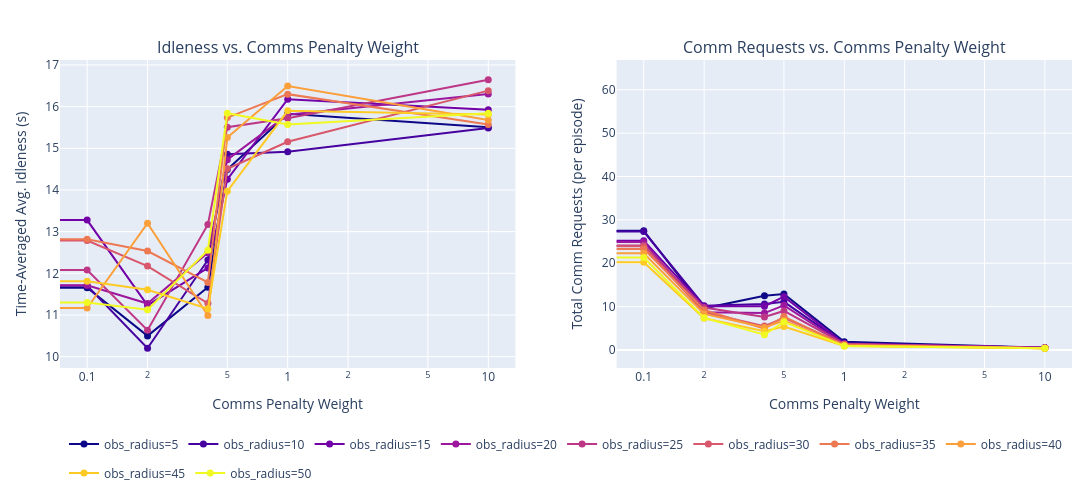

Source (notebook cell):
### Markdown cell above
### Penalty Sweep: Idleness and Comm Rate vs. Penalty Weight

Ablation-specific view: at each observation radius, plot idleness and comm rate as a function
of the penalty weight. This makes the monotonicity of the trade-off (or lack thereof) directly
visible — the x-axis is the swept hyperparameter, not the eval setting.

### Code cell
from plotly.subplots import make_subplots

# Pivot summary by observation radius -> per-radius series across penalty weights.
all_radii = sorted({r for s in summary.values() for r in s['obs_radius']})
penalties = [_series_penalty(s) for s in series_order]

radius_colors = dict(zip(
    all_radii,
    px.colors.sample_colorscale('Plasma', [i / max(len(all_radii) - 1, 1) for i in range(len(all_radii))]),
))

fig = make_subplots(
    rows=1, cols=2,
    subplot_titles=("Idleness vs. Comms Penalty Weight", "Comm Requests vs. Comms Penalty Weight"),
    shared_xaxes=False,
)

for r in all_radii:
    color = radius_colors[r]
    ws, idl, req = [], [], []
    for series, w in zip(series_order, penalties):
        s = summary[series]
        if r in s['obs_radius']:
            i = s['obs_radius'].index(r)
            ws.append(w)
            idl.append(s['idleness_mean'][i])
            req.append(s['requests_mean'][i])
    fig.add_trace(go.Scatter(
        x=ws, y=idl, mode='lines+markers',
        name=f"obs_radius={r:g}", legendgroup=f"r{r}",
        line=dict(color=color), marker=dict(color=color, size=7),
    ), row=1, col=1)
    fig.add_trace(go.Scatter(
        x=ws, y=req, mode='lines+markers',
        name=f"obs_radius={r:g}", legendgroup=f"r{r}", showlegend=False,
        line=dict(color=color), marker=dict(color=color, size=7),
    ), row=1, col=2)

fig.update_xaxes(title_text="Comms Penalty Weight", type='log', row=1, col=1)
fig.update_xaxes(title_text="Comms Penalty Weight", type='log', row=1, col=2)
fig.update_yaxes(title_text="Time-Averaged Avg. Idleness (s)", row=1, col=1)
fig.update_yaxes(title_text="Total Comm Requests (per episode)", row=1, col=2)

fig.update_layout(
    height=500, width=1100, hovermode='closest',
    margin=dict(l=60, r=20, t=60, b=80),
    legend=dict(orientation='h', yanchor='top', y=-0.2, xanchor='center', x=0.5),
)
fig.show()

### Figure 1 — Plotly figure (JSON) as saved in the notebook; plotly's stock layout.template omitted (floating-point values rounded to 4 significant figures)
{"data": [{"legendgroup": "r5.0", "line": {"color": "rgb(13, 8, 135)"}, "marker": {"color": "rgb(13, 8, 135)", "size": 7}, "mode": "lines+markers", "name": "obs_radius=5", "type": "scatter", "x": [0, 0.1, 0.2, 0.4, 0.5, 1, 10], "xaxis": "x", "y": [11.6, 11.65, 10.5, 11.67, 14.49, 15.83, 15.51], "yaxis": "y"}, {"legendgroup": "r5.0", "line": {"color": "rgb(13, 8, 135)"}, "marker": {"color": "rgb(13, 8, 135)", "size": 7}, "mode": "lines+markers", "name": "obs_radius=5", "showlegend": false, "type": "scatter", "x": [0, 0.1, 0.2, 0.4, 0.5, 1, 10], "xaxis": "x2", "y": [62.3, 27.5, 9.6, 12.5, 12.9, 1.9, 0.5], "yaxis": "y2"}, {"legendgroup": "r10.0", "line": {"color": "rgb(70, 3, 159)"}, "marker": {"color": "rgb(70, 3, 159)", "size": 7}, "mode": "lines+markers", "name": "obs_radius=10", "type": "scatter", "x": [0, 0.1, 0.2, 0.4, 0.5, 1, 10], "xaxis": "x", "y": [12.88, 11.7, 10.2, 12.32, 14.86, 14.92, 15.49], "yaxis": "y"}, {"legendgroup": "r10.0", "line": {"color": "rgb(70, 3, 159)"}, "marker": {"color": "rgb(70, 3, 159)", "size": 7}, "mode": "lines+markers", "name": "obs_radius=10", "showlegend": false, "type": "scatter", "x": [0, 0.1, 0.2, 0.4, 0.5, 1, 10], "xaxis": "x2", "y": [60.8, 27.3, 10.2, 10.6, 11.1, 1.5, 0.5], "yaxis": "y2"}, {"legendgroup": "r15.0", "line": {"color": "rgb(114, 1, 168)"}, "marker": {"color": "rgb(114, 1, 168)", "size": 7}, "mode": "lines+markers", "name": "obs_radius=15", "type": "scatter", "x": [0, 0.1, 0.2, 0.4, 0.5, 1, 10], "xaxis": "x", "y": [12.49, 13.28, 11.23, 12.13, 14.25, 16.18, 15.92], "yaxis": "y"}, {"legendgroup": "r15.0", "line": {"color": "rgb(114, 1, 168)"}, "marker": {"color": "rgb(114, 1, 168)", "size": 7}, "mode": "lines+markers", "name": "obs_radius=15", "showlegend": false, "type": "scatter", "x": [0, 0.1, 0.2, 0.4, 0.5, 1, 10], "xaxis": "x2", "y": [59.9, 25.2, 10.1, 10.1, 12.3, 1.5, 0.5], "yaxis": "y2"}, {"legendgroup": "r20.0", "line": {"color": "rgb(156, 23, 158)"}, "marker": {"color": "rgb(156, 23, 158)", "size": 7}, "mode": "lines+markers", "name": "obs_radius=20", "type": "scatter", "x": [0, 0.1, 0.2, 0.4, 0.5, 1, 10], "xaxis": "x", "y": [14.65, 11.71, 11.27, 12.49, 14.73, 15.81, 16.31], "yaxis": "y"}, {"legendgroup": "r20.0", "line": {"color": "rgb(156, 23, 158)"}, "marker": {"color": "rgb(156, 23, 158)", "size": 7}, "mode": "lines+markers", "name": "obs_radius=20", "showlegend": false, "type": "scatter", "x": [0, 0.1, 0.2, 0.4, 0.5, 1, 10], "xaxis": "x2", "y": [60.5, 24.9, 8.7, 8.5, 10.3, 1.3, 0.5], "yaxis": "y2"}, {"legendgroup": "r25.0", "line": {"color": "rgb(189, 55, 134)"}, "marker": {"color": "rgb(189, 55, 134)", "size": 7}, "mode": "lines+markers", "name": "obs_radius=25", "type": "scatter", "x": [0, 0.1, 0.2, 0.4, 0.5, 1, 10], "xaxis": "x", "y": [12.11, 12.08, 10.64, 13.17, 15.51, 15.72, 16.64], "yaxis": "y"}, {"legendgroup": "r25.0", "line": {"color": "rgb(189, 55, 134)"}, "marker": {"color": "rgb(189, 55, 134)", "size": 7}, "mode": "lines+markers", "name": "obs_radius=25", "showlegend": false, "type": "scatter", "x": [0, 0.1, 0.2, 0.4, 0.5, 1, 10], "xaxis": "x2", "y": [56.6, 24.1, 9.8, 7.6, 9, 1.4, 0.5], "yaxis": "y2"}, {"legendgroup": "r30.0", "line": {"color": "rgb(216, 87, 107)"}, "marker": {"color": "rgb(216, 87, 107)", "size": 7}, "mode": "lines+markers", "name": "obs_radius=30", "type": "scatter", "x": [0, 0.1, 0.2, 0.4, 0.5, 1, 10], "xaxis": "x", "y": [13.36, 12.79, 12.17, 11.28, 14.51, 15.16, 16.38], "yaxis": "y"}, {"legendgroup": "r30.0", "line": {"color": "rgb(216, 87, 107)"}, "marker": {"color": "rgb(216, 87, 107)", "size": 7}, "mode": "lines+markers", "name": "obs_radius=30", "showlegend": false, "type": "scatter", "x": [0, 0.1, 0.2, 0.4, 0.5, 1, 10], "xaxis": "x2", "y": [57.1, 23.9, 8.7, 5.5, 7.4, 1.3, 0.4], "yaxis": "y2"}, {"legendgroup": "r35.0", "line": {"color": "rgb(237, 121, 83)"}, "marker": {"color": "rgb(237, 121, 83)", "size": 7}, "mode": "lines+markers", "name": "obs_radius=35", "type": "scatter", "x": [0, 0.1, 0.2, 0.4, 0.5, 1, 10], "xaxis": "x", "y": [11.11, 12.82, 12.53, 11.78, 15.74, 16.3, 15.57], "yaxis": "y"}, {"legendgroup": "r35.0", "line": {"color": "rgb(237, 121, 83)"}, "marker": {"color": "rgb(237, 121, 83)", "size": 7}, "mode": "lines+markers", "name": "obs_radius=35", "showlegend": false, "type": "scatter", "x": [0, 0.1, 0.2, 0.4, 0.5, 1, 10], "xaxis": "x2", "y": [56.8, 23.3, 9.2, 4.9, 7.7, 1.1, 0.4], "yaxis": "y2"}, {"legendgroup": "r40.0", "line": {"color": "rgb(251, 159, 58)"}, "marker": {"color": "rgb(251, 159, 58)", "size": 7}, "mode": "lines+markers", "name": "obs_radius=40", "type": "scatter", "x": [0, 0.1, 0.2, 0.4, 0.5, 1, 10], "xaxis": "x", "y": [11.48, 11.17, 13.2, 10.99, 15.26, 16.49, 15.68], "yaxis": "y"}, {"legendgroup": "r40.0", "line": {"color": "rgb(251, 159, 58)"}, "marker": {"color": "rgb(251, 159, 58)", "size": 7}, "mode": "lines+markers", "name": "obs_radius=40", "showlegend": false, "type": "scatter", "x": [0, 0.1, 0.2, 0.4, 0.5, 1, 10], "xaxis": "x2", "y": [53.5, 22.3, 8.3, 5.2, 6.8, 1, 0.4], "yaxis": "y2"}, {"legendgroup": "r45.0", "line": {"color": "rgb(253, 202, 38)"}, "marker": {"color": "rgb(253, 202, 38)", "size": 7}, "mode": "lines+markers", "name": "obs_radius=45", "type": "scatter", "x": [0, 0.1, 0.2, 0.4, 0.5, 1, 10], "xaxis": "x", "y": [12.2, 11.81, 11.6, 11.15, 13.97, 15.9, 15.81], "yaxis": "y"}, {"legendgroup": "r45.0", "line": {"color": "rgb(253, 202, 38)"}, "marker": {"color": "rgb(253, 202, 38)", "size": 7}, "mode": "lines+markers", "name": "obs_radius=45", "showlegend": false, "type": "scatter", "x": [0, 0.1, 0.2, 0.4, 0.5, 1, 10], "xaxis": "x2", "y": [53.6, 20.2, 7.3, 4.3, 5.4, 0.9, 0.4], "yaxis": "y2"}, {"legendgroup": "r50.0", "line": {"color": "rgb(240, 249, 33)"}, "marker": {"color": "rgb(240, 249, 33)", "size": 7}, "mode": "lines+markers", "name": "obs_radius=50", "type": "scatter", "x": [0, 0.1, 0.2, 0.4, 0.5, 1, 10], "xaxis": "x", "y": [12.24, 11.3, 11.13, 12.55, 15.84, 15.57, 15.84], "yaxis": "y"}, {"legendgroup": "r50.0", "line": {"color": "rgb(240, 249, 33)"}, "marker": {"color": "rgb(240, 249, 33)", "size": 7}, "mode": "lines+markers", "name": "obs_radius=50", "showlegend": false, "type": "scatter", "x": [0, 0.1, 0.2, 0.4, 0.5, 1, 10], "xaxis": "x2", "y": [53.4, 21.3, 7.4, 3.5, 6.5, 0.9, 0.4], "yaxis": "y2"}], "layout": {"annotations": [{"font": {"size": 16}, "showarrow": false, "text": "Idleness vs. Comms Penalty Weight", "x": 0.225, "xanchor": "center", "xref": "paper", "y": 1, "yanchor": "bottom", "yref": "paper"}, {"font": {"size": 16}, "showarrow": false, "text": "Comm Requests vs. Comms Penalty Weight", "x": 0.775, "xanchor": "center", "xref": "paper", "y": 1, "yanchor": "bottom", "yref": "paper"}], "height": 500, "hovermode": "closest", "legend": {"orientation": "h", "x": 0.5, "xanchor": "center", "y": -0.2, "yanchor": "top"}, "margin": {"b": 80, "l": 60, "r": 20, "t": 60}, "width": 1100, "xaxis": {"anchor": "y", "domain": [0, 0.45], "title": {"text": "Comms Penalty Weight"}, "type": "log"}, "xaxis2": {"anchor": "y2", "domain": [0.55, 1], "title": {"text": "Comms Penalty Weight"}, "type": "log"}, "yaxis": {"anchor": "x", "domain": [0, 1], "title": {"text": "Time-Averaged Avg. Idleness (s)"}}, "yaxis2": {"anchor": "x2", "domain": [0, 1], "title": {"text": "Total Comm Requests (per episode)"}}}}
